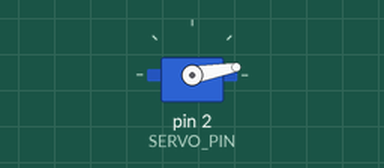
The sketch below on a simulated Arduino Uno, built with avr-gcc and run on an emulated ATmega328P. Shown: servo. Wiring (inferred from the names in the program): servo: signal pin 2. Servo pulses on a pin are drawn as a servo (544–2400 µs = 0–180°).

Above: at 0.05 s.
At 0.45 s:
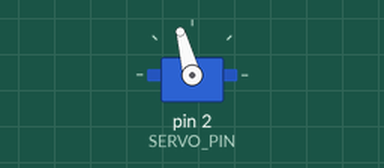
At 0.85 s:
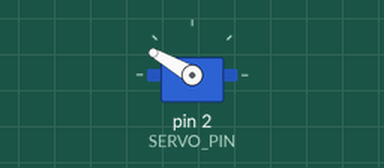
At 1.7 s:
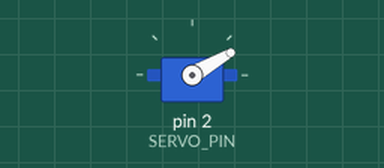
Timing chart, 0 to 6.5 s (numbered marks = the images above):
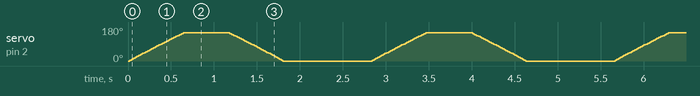

The sketch:

ServoManualControl.ino
```cpp
// (licence header left out)
#define SERVO_PIN 2  // Any pin on the Arduino or Gertboard will work.

void setup()
{
   pinMode(SERVO_PIN, OUTPUT);
   Serial.begin(9600);
}

int lenMicroSecondsOfPeriod = 21 * 1000; // 25 milliseconds (ms)
//int lenMicroSecondsOfPulse = 1 * 1000; // 1 ms is 0 degrees
int first = 0.7 * 1000; //0.5ms is 0 degrees in HS-422 servo
int end = 1.9 * 1000;
int increment = 0.010 * 1000;

void loop()
{
//    teste1();
//    teste2();
    teste3();
}

void teste1() {
    int current = 0;
    Serial.println("ta indo...");
    for(current = first; current <end; current+=increment){
         // Servos work by sending a 25 ms pulse.
         // 0.7 ms at the start of the pulse will turn the servo to the 0 degree position
         // 2.2 ms at the start of the pulse will turn the servo to the 90 degree position
         // 3.7 ms at the start of the pulse will turn the servo to the 180 degree position
         // Turn voltage high to start the period and pulse
         digitalWrite(SERVO_PIN, HIGH);

         // Delay for the length of the pulse
         delayMicroseconds(current);

         // Turn the voltage low for the remainder of the pulse
         digitalWrite(SERVO_PIN, LOW);

         // Delay this loop for the remainder of the period so we don't
         // send the next signal too soon or too late
         delayMicroseconds(lenMicroSecondsOfPeriod - current);
    }
    Serial.println("vai voltar...");
    delay(1000);
    for(current = end; current >first; current-=increment){
         // Servos work by sending a 20 ms pulse.
         // 0.7 ms at the start of the pulse will turn the servo to the 0 degree position
         // 2.2 ms at the start of the pulse will turn the servo to the 90 degree position
         // 3.7 ms at the start of the pulse will turn the servo to the 180 degree position
         // Turn voltage high to start the period and pulse
         digitalWrite(SERVO_PIN, HIGH);

         // Delay for the length of the pulse
         delayMicroseconds(current);

         // Turn the voltage low for the remainder of the pulse
         digitalWrite(SERVO_PIN, LOW);

         // Delay this loop for the remainder of the period so we don't
         // send the next signal too soon or too late
         delayMicroseconds(lenMicroSecondsOfPeriod - current);
    }
    Serial.println("terminou...");
   delay(1000);
}

bool vaiVolta = true;
int fim = 2.5 * 1000; // 1.0 ms is 0 degrees
int inicio = 0.7 * 1000;
void teste2() {
// Manual servo control
// Copyright 2012 by Zipwhip.
// You are free to use and modify this code in your own software.
int lenMicroSecondsOfPeriod = 25 * 1000; // 20 milliseconds (ms)
// Servos work by sending a 20 ms pulse.
// 1.0 ms at the start of the pulse will turn the servo to the 0 degree position
// 1.5 ms at the start of the pulse will turn the servo to the 90 degree position
// 2.0 ms at the start of the pulse will turn the servo to the 180 degree position

   if (vaiVolta)
      vai();
   else
      volta();
   vaiVolta = !vaiVolta;

}
//Serial.println("teste2...");
void vai(){
// Turn voltage high to start the period and pulse
   digitalWrite(SERVO_PIN, HIGH);

// Delay for the length of the pulse
   delayMicroseconds(fim);

// Turn the voltage low for the remainder of the pulse
   digitalWrite(SERVO_PIN, LOW);

// Delay this loop for the remainder of the period so we don't
// send the next signal too soon or too late
   delayMicroseconds(lenMicroSecondsOfPeriod - fim);
   delay(25);
   Serial.println("foi...");
//   delay(1000);
}

void volta(){

// Turn voltage high to start the period and pulse
   digitalWrite(SERVO_PIN, HIGH);
// Delay for the length of the pulse
   delayMicroseconds(inicio);
// Turn the voltage low for the remainder of the pulse
   digitalWrite(SERVO_PIN, LOW);
// Delay this loop for the remainder of the period so we don't
// send the next signal too soon or too late
   delayMicroseconds(lenMicroSecondsOfPeriod - inicio);
   delay(25);

   Serial.println("voltou...");
//   delay(2000);

}

void servoPulse (int servo, int angle)
{
   int pwm = (angle*11) + 500;      // Convert angle to microseconds
   digitalWrite(servo, HIGH);
   delayMicroseconds(pwm);
   digitalWrite(servo, LOW);
   delay(20);                   // Refresh cycle of servo
}

void teste3()
{
   int servo = 2;
   int inicio = 0;
   int fim = 150;
   int step = 5;
   int angle;
   for (angle = inicio; angle <= fim; angle += step)  {
      servoPulse(servo, angle);
   }
   delay(500);
   for (angle = fim; angle >= inicio; angle -= step)  {
      servoPulse(servo, angle);
   }
   delay(1000);
}
```
